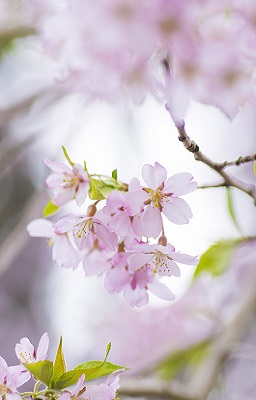
%> input picture Cryptanalysis Code-RGB Image/images/size400_256.jpg, 256 x 400 px
$ octave main_2018MTA_BIEICM_Encrpyt.m   (GNU Octave 9; MATLAB toolbox functions it lacks are replaced by stand-ins)
%> lines starting %> are read from the running program, lines starting %| are printed output that depends on the picture; in (x1, y1, x2, y2) boxes, pixels count from 0 and x2, y2 are one past the last pixel; in counts of white or black regions, pixels touching at a corner belong together; the program's own positions count from 1
### Cryptanalysis Code-RGB Image/Func_Logistic.m
%%================================================================================
%This functionto is to demonstrate image encryption using the reference in
%H. Wen et al., "Security analysis of a color image encryption based onbit-level and chaotic map", Multimedia Tools and Applications.
%All copyrights belong to all authors of this paper.
%This code is managed and released by the author Yiting Lin.
%E-mail: donotwanttogrowup@outlook.com
%https://github.com/DoNotWantToGrowUp/Secure-Optical-Image-Communication-using-Double-Random-Transformation-and-Memristive-Chaos
%All following source code is free to distribute, to use, and to modify
% for research and study purposes, but absolutely NOT for commercial uses.
%If you use any of the following code in your academic publication(s),
% please cite the corresponding paper.
%If you have any questions, please email me and I will try to response you ASAP.
%It worthwhile to note that all following source code is written under MATLAB R2022b
% and that files may call built-in functions from specific toolbox(es).
%%================================================================================

%******************************************************************%

function Out=Func_Logistic(x0,u0,N0,len)
%*************************Initial Value**********************
X(1)=x0; r=u0;
M=N0+len;
%********************Logistic&Tent-map************************
for k=1:M-1
    X(k+1)=4.0*X(k)*(1-X(k));
end
%****************************************************
Out=X(N0+1:N0+len);
end

### Cryptanalysis Code-RGB Image/main_2018MTA_BIEICM_Encrpyt.m
% Programe description£º2018-MTA-Korean-BIE-ICM encryption
% 2018-MTA-Korean-A novel bit-level color image encryption using improved 1D chaotic map
% Encryption: B -> Q -> D -> C
%%================================================================================
%This functionto is to demonstrate image encryption using the reference in
%H. Wen et al., "Security analysis of a color image encryption based onbit-level and chaotic map", Multimedia Tools and Applications.
%All copyrights belong to all authors of this paper.
%This code is managed and released by the author Yiting Lin.
%E-mail: donotwanttogrowup@outlook.com
%https://github.com/DoNotWantToGrowUp/Secure-Optical-Image-Communication-using-Double-Random-Transformation-and-Memristive-Chaos
%All following source code is free to distribute, to use, and to modify
% for research and study purposes, but absolutely NOT for commercial uses.
%If you use any of the following code in your academic publication(s),
% please cite the corresponding paper.
%If you have any questions, please email me and I will try to response you ASAP.
%It worthwhile to note that all following source code is written under MATLAB R2022b
% and that files may call built-in functions from specific toolbox(es).
%%================================================================================

clear;clc;close all;
tic
%% step1 read RGB image and conversion
% B=imread('./images/size512_320.jpg');
B=imread('./images/size400_256.jpg');
%> B is the input picture: size 400x256x3 uint8; mean R, G, B 202.2, 191.4, 196.5

% with size H*W*3£¬where W=W0/3;
B=double(B);[H,W0] = size(B);W=W0/3;
%> after `[H,W0] = size(B)`: H = 400; W0 = 768
%> after `W=W0/3`: W = 256
BR = B(:,:,1);BG = B(:,:,2);BB = B(:,:,3);
B_H_3W(:,1:W)=BR;B_H_3W(:,W+1:2*W)=BG;B_H_3W(:,2*W+1:3*W)=BB; %RGB size -> grayscale size H*3W

% bit-plane decomposition
bitPI=zeros(H,3*W,8);
for i=1:8
    bitPI(:,:,i)=bitget(B_H_3W,i);
end
B1=bitPI(:,:,1);B2=bitPI(:,:,2);B3=bitPI(:,:,3);B4=bitPI(:,:,4);
%> after `B1=bitPI(:,:,1)`:
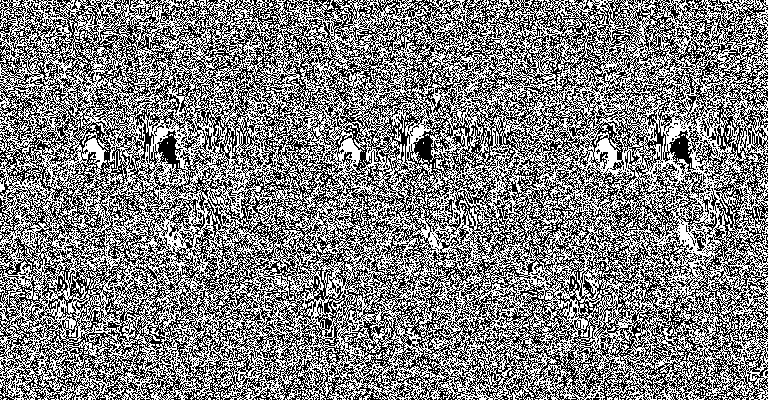
%> B1: size 400x768 double; values 0 (black) and 1 (white), 50.4% white; black in thin lines or dots
%> after `B2=bitPI(:,:,2)`: B2: size 400x768 double; values 0 (black) and 1 (white), 50.1% white; black in thin lines or dots
%> after `B3=bitPI(:,:,3)`: B3: size 400x768 double; values 0 (black) and 1 (white), 51.3% white; black in thin lines or dots
%> after `B4=bitPI(:,:,4)`:
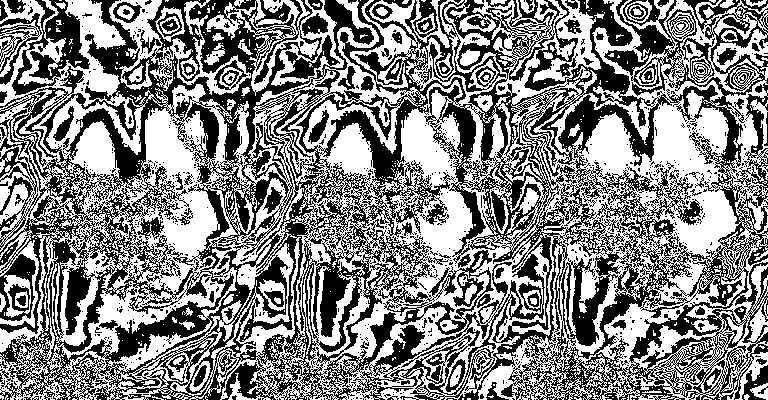
%> B4: size 400x768 double; values 0 (black) and 1 (white), 52.2% white; 1037 black regions (943 under 20 px), largest, box (x1, y1, x2, y2) and area: (0, 0, 768, 400) 132520, (12, 0, 90, 96) 2722, (0, 13, 42, 85) 911
B5=bitPI(:,:,5);B6=bitPI(:,:,6);B7=bitPI(:,:,7);B8=bitPI(:,:,8);
%> after `B5=bitPI(:,:,5)`:
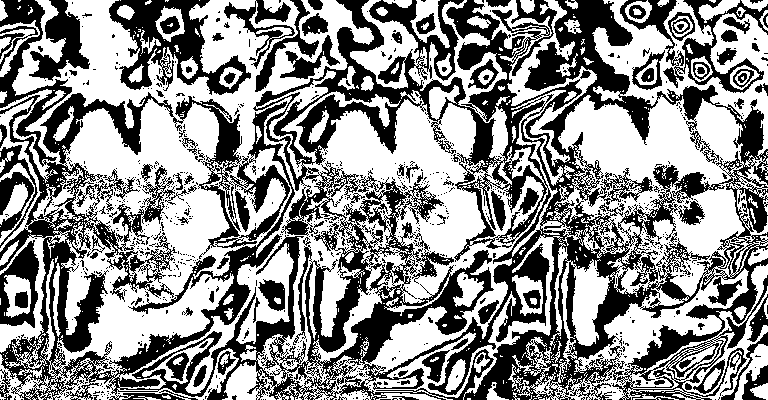
%> B5: size 400x768 double; values 0 (black) and 1 (white), 55.8% white; 890 black regions (785 under 20 px), largest, box (x1, y1, x2, y2) and area: (0, 0, 768, 400) 104655, (109, 0, 251, 95) 5091, (620, 0, 768, 93) 3146
%> after `B6=bitPI(:,:,6)`:
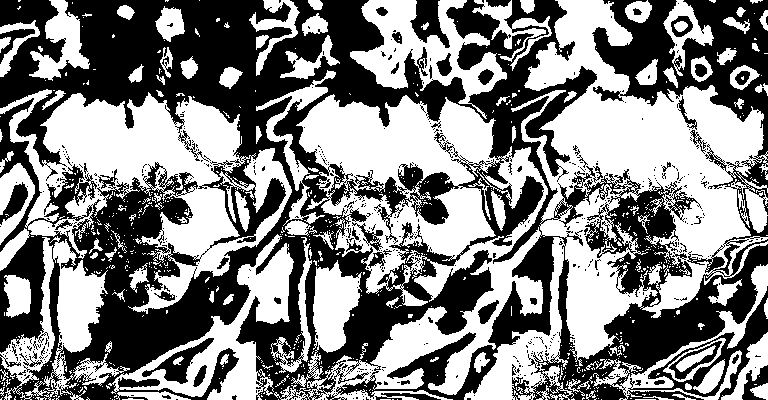
%> B6: size 400x768 double; values 0 (black) and 1 (white), 50.8% white; 551 black regions (502 under 20 px), largest, box (x1, y1, x2, y2) and area: (0, 0, 768, 400) 142556, (410, 0, 450, 48) 981, (142, 338, 214, 384) 929
%> after `B7=bitPI(:,:,7)`: B7: size 400x768 double; values 0 (black) and 1 (white), 70.8% white; 520 black regions (436 under 20 px), largest, box (x1, y1, x2, y2) and area: (115, 70, 573, 400) 37936, (0, 89, 130, 400) 10425, (350, 0, 507, 119) 8419
%> after `B8=bitPI(:,:,8)`:
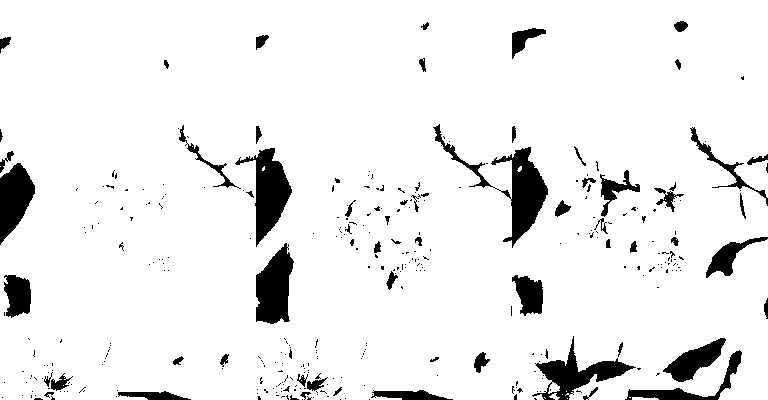
%> B8: size 400x768 double; values 0 (black) and 1 (white), 92.6% white; 353 black regions (287 under 20 px), largest, box (x1, y1, x2, y2) and area: (433, 124, 548, 248) 2865, (235, 148, 292, 247) 2318, (256, 243, 294, 324) 2101

B_H_24W(:,1:3*W)=B1;B_H_24W(:,3*W+1:6*W)=B2;B_H_24W(:,6*W+1:9*W)=B3;B_H_24W(:,9*W+1:12*W)=B4;
%> after `B_H_24W(:,3*W+1:6*W)=B2`: B_H_24W: size 400x1536 double; values 0 (black) and 1 (white), 50.3% white; black in thin lines or dots
%> after `B_H_24W(:,6*W+1:9*W)=B3`: B_H_24W: size 400x2304 double; values 0 (black) and 1 (white), 50.6% white; black in thin lines or dots
%> after `B_H_24W(:,9*W+1:12*W)=B4`: B_H_24W: size 400x3072 double; values 0 (black) and 1 (white), 51% white; black in thin lines or dots
B_H_24W(:,12*W+1:15*W)=B5;B_H_24W(:,15*W+1:18*W)=B6;B_H_24W(:,18*W+1:21*W)=B7;B_H_24W(:,21*W+1:24*W)=B8;
%> after `B_H_24W(:,12*W+1:15*W)=B5`: B_H_24W: size 400x3840 double; values 0 (black) and 1 (white), 52% white; 4974 black regions (4730 under 20 px), largest, box (x1, y1, x2, y2) and area: (0, 0, 3840, 400) 686205, (3181, 0, 3323, 95) 5091, (3692, 0, 3840, 93) 3146
%> after `B_H_24W(:,15*W+1:18*W)=B6`: B_H_24W: size 400x4608 double; values 0 (black) and 1 (white), 51.8% white; 5511 black regions (5227 under 20 px), largest, box (x1, y1, x2, y2) and area: (0, 0, 4608, 400) 834091, (3181, 0, 3323, 95) 5091, (2316, 0, 2394, 96) 2722
%> after `B_H_24W(:,18*W+1:21*W)=B7`: B_H_24W: size 400x5376 double; values 0 (black) and 1 (white), 54.5% white; 6028 black regions (5662 under 20 px), largest, box (x1, y1, x2, y2) and area: (0, 0, 4738, 400) 845512, (4723, 70, 5181, 400) 37936, (4958, 0, 5115, 119) 8419
%> after `B_H_24W(:,21*W+1:24*W)=B8`:
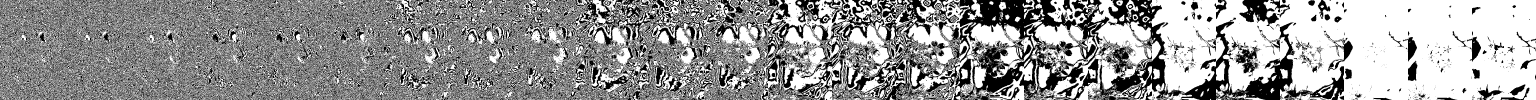
%> B_H_24W: size 400x6144 double (shown at 1/4 size); values 0 (black) and 1 (white), 59.2% white; 6376 black regions (5948 under 20 px), largest, box (x1, y1, x2, y2) and area: (0, 0, 4738, 400) 845512, (4723, 70, 5181, 400) 37936, (4958, 0, 5115, 119) 8419

%% step2 convert to 1D image bit matrix B
bit_B=B_H_24W';
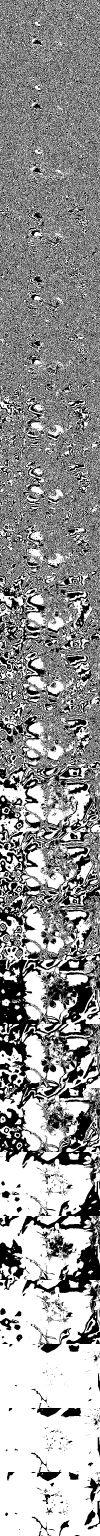
%> bit_B: size 6144x400 double (shown at 1/4 size); values 0 (black) and 1 (white), 59.2% white; 6376 black regions (5948 under 20 px), largest, box (x1, y1, x2, y2) and area: (0, 0, 400, 4738) 845512, (70, 4723, 400, 5181) 37936, (0, 4958, 119, 5115) 8419
seq_B=reshape(B_H_24W',1,H*24*W);

%% step3-5 bit-level permutation
% PRNS by Logistic
x1=0.44;u1=1.99;N0=1000;len=H*24*W;
%> after `len=H*24*W`: len = 2457600
real_X=Func_Logistic(x1,u1,N0,len);
%> (the run ends here)
